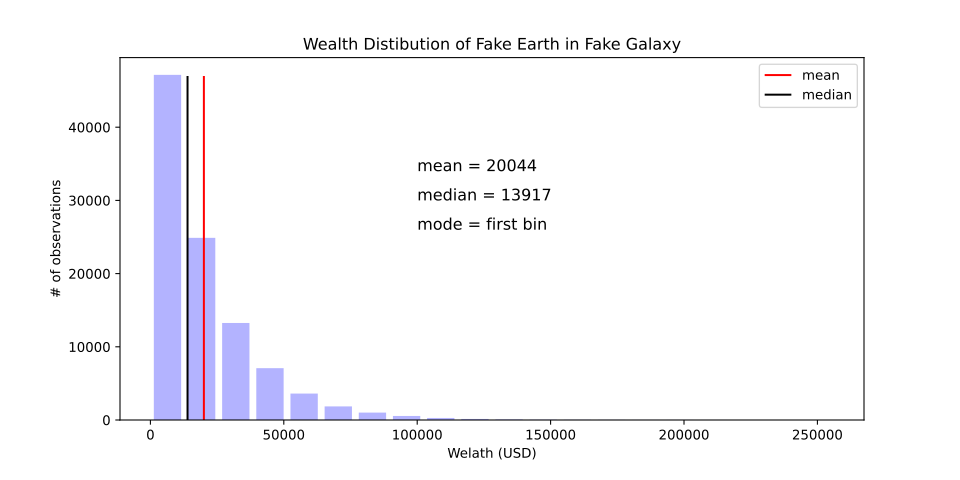

Write the Python code that produced this figure.
# import packages
import numpy as np
import matplotlib.pyplot as plt

# variables
np.random.seed(101)
mean_wealth = 20000
n_people = 100000
text_x = mean_wealth*5
text_y = int(0.3 * n_people)
text_y_offset = int(0.04 * n_people)
verical_height = int(0.47 * n_people)
text_font_size = 12

# generate random dataset
dataset = np.random.exponential(scale=mean_wealth, size=n_people)

# create figure
fig, ax = plt.subplots(figsize=(10,5))

# add histogram
_ = ax.hist(
    dataset,
    bins=20,
    rwidth=0.8,
    alpha=0.3,
    color='blue',
)

# add vertical lines in mean and median values
_ = ax.vlines(
    np.mean(dataset),
    0,
    verical_height,
    color='red',
    label='mean',
)
_ = ax.vlines(
    np.median(dataset),
    0,
    verical_height,
    color='black',
    label='median',
)

# add texts to plot (to show mean, median and mode)
_ = ax.annotate(
    f'mean = {int(np.mean(dataset))}',
    (text_x,text_y + text_y_offset),
    fontsize=text_font_size,
)
_ = ax.annotate(
    f'median = {int(np.median(dataset))}',
    (text_x,text_y),
    fontsize=text_font_size,
)
_ = ax.annotate(
    f'mode = first bin',
    (text_x,text_y - text_y_offset),
    fontsize=text_font_size,
)

# set titles
_ = ax.set_title("Wealth Distibution of Fake Earth in Fake Galaxy")
_ = ax.set_xlabel("Welath (USD)")
_ = ax.set_ylabel("# of observations")

# add legends
_ = ax.legend()

# show the plot
_ = plt.show()

# save the plot
fig.savefig('wealth.svg')
